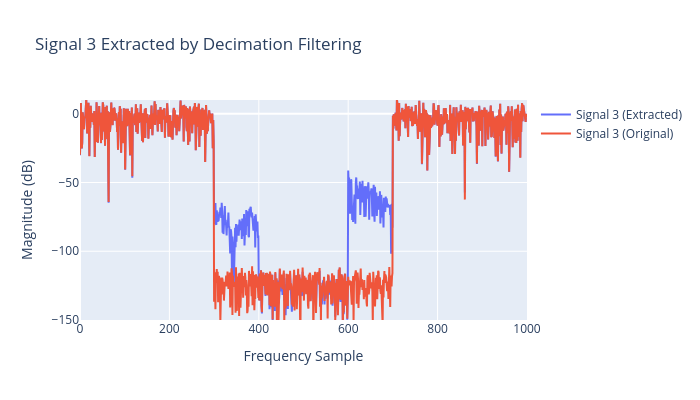

Notebook code cell kept with this figure:
### Code cell
fig = go.Figure()
fig.add_trace(go.Scatter(y=20*np.log10(np.abs(x_f_total_filtered_downsamp)), mode='lines', name=f'Signal 3 (Extracted)'))    
fig.add_trace(go.Scatter(y=20*np.log10(np.abs(x_f_3_original)), mode='lines', name=f'Signal 3 (Original)'))    
fig.update_layout(width=700,height=400, title='Signal 3 Extracted by Decimation Filtering', xaxis_title='Frequency Sample', yaxis_title='Magnitude (dB)',
                  xaxis_range=[0, 1000], yaxis_range=[-150, 10])

### Figure 1 — Plotly figure (JSON) as saved in the notebook; plotly's stock layout.template omitted (floating-point values rounded to 4 significant figures; data arrays with more than 128 entries replaced by an {"elided": "..."} marker saying what was removed)
{"data": [{"mode": "lines", "name": "Signal 3 (Extracted)", "type": "scatter", "y": {"elided": "1000 float values"}}, {"mode": "lines", "name": "Signal 3 (Original)", "type": "scatter", "y": {"elided": "1000 float values"}}], "layout": {"height": 400, "title": {"text": "Signal 3 Extracted by Decimation Filtering"}, "width": 700, "xaxis": {"range": [0, 1000], "title": {"text": "Frequency Sample"}}, "yaxis": {"range": [-150, 10], "title": {"text": "Magnitude (dB)"}}}}
